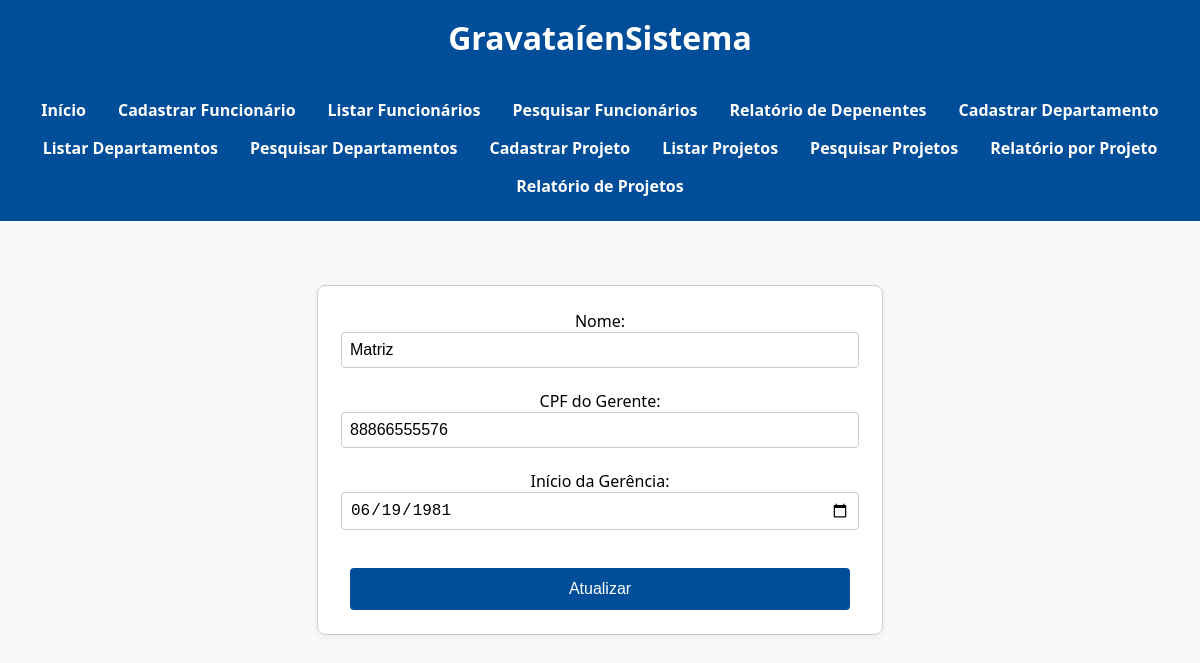
Screenshot of /editar_departamento.php?dnumero=1 with the database file from the repository.
### tables this page shows
CREATE TABLE `departamento` (
  `Dnome` varchar(100) DEFAULT NULL,
  `Dnumero` int(11) NOT NULL,
  `Cpf_gerente` varchar(11) DEFAULT NULL,
  `Data_inicio_gerente` date DEFAULT NULL
);

### editar_departamento.php (the view, shortened to what this page needs)
<?php
include("conexao.php");
include('header.php');
$dnumero = $_GET['dnumero'];
$stmt = $conn->prepare("SELECT Dnome, Cpf_gerente, Data_inicio_gerente FROM DEPARTAMENTO WHERE Dnumero=?");
$stmt->bind_param("i", $dnumero);
$stmt->execute();
$stmt->bind_result($dnome, $cpf_gerente, $data_inicio);
?>
<form method="POST">
    Nome: <input name="dnome" value="<?= $dnome ?>"><br>
    CPF do Gerente: <input name="cpf_gerente" value="<?= $cpf_gerente ?>"><br>
    Início da Gerência: <input type="date" name="data_inicio" value="<?= $data_inicio ?>"><br>
    <input type="submit" value="Atualizar">
</form>

### style.css (style rules this page uses)
body { font-family: 'Segoe UI', Tahoma, Geneva, Verdana, sans-serif; margin: 0; background-color: #f9f9f9; }
form { width: 100%; max-width: 500px; margin: 2rem auto; padding: 1.5rem 2rem; background-color: #ffffff; border: 1px solid #ccc; border-radius: 8px; box-shadow: 0px 2px 8px rgba(0, 0, 0, 0.05); display: flex; flex-direction: column; align-items: center; }
form input, form select { width: 100%; padding: 0.5rem; border: 1px solid #ccc; border-radius: 4px; font-size: 1rem; }
input[type="submit"] { background-color: #004d99; color: white; border: none; padding: 0.75rem 1.5rem; border-radius: 4px; font-size: 1rem; cursor: pointer; margin-top: 1rem; }

### rows the page displays
departamento: dnome "Matriz", cpf_gerente "88866555576", data_inicio "06/19/1981"
